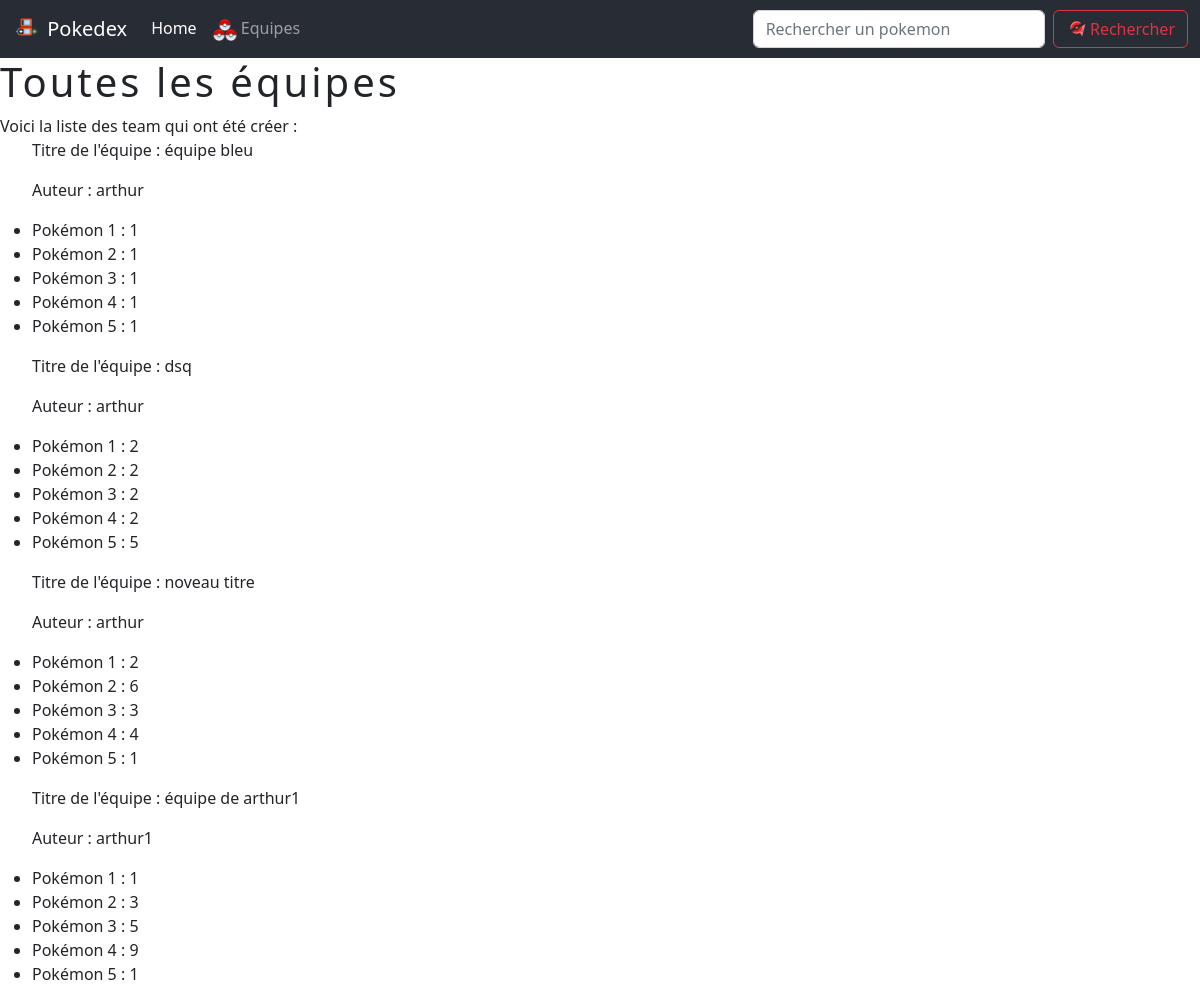
The page /pokedex/team on the database its author committed.
### app/models.py (models this page shows)
class PokeTeam(models.Model):
    user = models.ForeignKey(User, on_delete=models.CASCADE, null=True)
    title = models.CharField(blank=True, null=True, max_length=100)
    idPokemon1 = models.IntegerField(blank=True, null=True)
    idPokemon2 = models.IntegerField(blank=True, null=True)
    idPokemon3 = models.IntegerField(blank=True, null=True)
    idPokemon4 = models.IntegerField(blank=True, null=True)
    idPokemon5 = models.IntegerField(blank=True, null=True)
    publish = models.BooleanField(blank=True, null=True)

### app/views.py (the view)
# urls.py: path('team', views.pokemonTeamView, name="team"),
def pokemonTeamView(request):
    team_list = PokeTeam.objects.all().exclude(publish=False)
    full_team = []
    for team in team_list:
         full_team.append(team)
    context = {
        'team_list' : full_team
    }
    return render(request, 'pokedex/pokemonTeam.html', context)

### app/templates/pokedex/pokemonTeam.html (shortened to what this page needs)
<!DOCTYPE html>
{% load static %}
<html lang="en">
<head>
    <link rel="stylesheet" type="text/css" href="{% static 'pokedex/css/bootstrap.css' %}" />
    <link rel="stylesheet" type="text/css" href="{% static 'pokedex/css/pokemon.css' %}" />
</head>
<body>
  {% include "./navigation/header.html" %}
    <h1>Toutes les équipes</h1>
    <div>
            Voici la liste des team qui ont été créer :
            <ul>
                {% for team in team_list %}
                <p>Titre de l'équipe : {{ team.title }}</p>
                <p>Auteur : {{team.user}}</p>
                <li>Pokémon 1 : {{ team.idPokemon1 }} </li>
                <li>Pokémon 2 : {{ team.idPokemon2 }} </li>
                <li>Pokémon 3 : {{ team.idPokemon3 }} </li>
                <li>Pokémon 4 : {{ team.idPokemon4 }} </li>
                <li>Pokémon 5 : {{ team.idPokemon5 }} </li>
                {% endfor %}
        </ul>
    </div>
</body>
</html>

### app/templates/pokedex/navigation/header.html (shortened to what this page needs)
<nav class="navbar navbar-expand-lg navbar-dark app-header">
  <div class="container-fluid">
    <a class="navbar-brand" href="{% url 'index' %}">
      <img src="../../../static/images/logo.svg" alt="Logo" width="30" height="24" class="d-inline-block align-text-top">
      Pokedex
    </a>
    <div class="collapse navbar-collapse justify-content-between" id="navbarNavAltMarkup">
      <div class="navbar-nav">
        <a class="nav-link active" aria-current="page" href="{% url 'index' %}">Home</a>
        <a class="nav-link" href="{% url 'team' %}">
          <img src="../../../static/images/pokeballs.png" alt="teams" width="24" height="24">
          Equipes
        </a>
      </div>
      <form class="d-flex no-block col-sm-4 col-md-5" role="search">
        <input class="form-control me-2" type="search" name="search" placeholder="Rechercher un pokemon" aria-label="Rechercher">
        <button class="btn btn-outline-danger" type="submit">
          <span class="d-flex text-center">
            <img class="m-1" src="../../../static/images/pokedex-load.png" alt="rechercher" width="16" height="16">
            Rechercher
          </span>
        </button>
      </form>
    </div>
  </div>
</nav>

### app/static/pokedex/css/pokemon.css (style rules this page uses)
html, body { margin: 0px; height: 100%; }
h1 { letter-spacing: 3px; }
.app-header { background-color: #282c34; }

### rows shown on the page
PokeTeam: title "équipe bleu", user "arthur", idPokemon1 "1", idPokemon2 "1", idPokemon3 "1", idPokemon4 "1", idPokemon5 "1"
PokeTeam: title "dsq", user "arthur", idPokemon1 "2", idPokemon2 "2", idPokemon3 "2", idPokemon4 "2", idPokemon5 "5"
PokeTeam: title "noveau titre", user "arthur", idPokemon1 "2", idPokemon2 "6", idPokemon3 "3", idPokemon4 "4", idPokemon5 "1"
PokeTeam: title "équipe de arthur1", user "arthur1", idPokemon1 "1", idPokemon2 "3", idPokemon3 "5", idPokemon4 "9", idPokemon5 "1"
